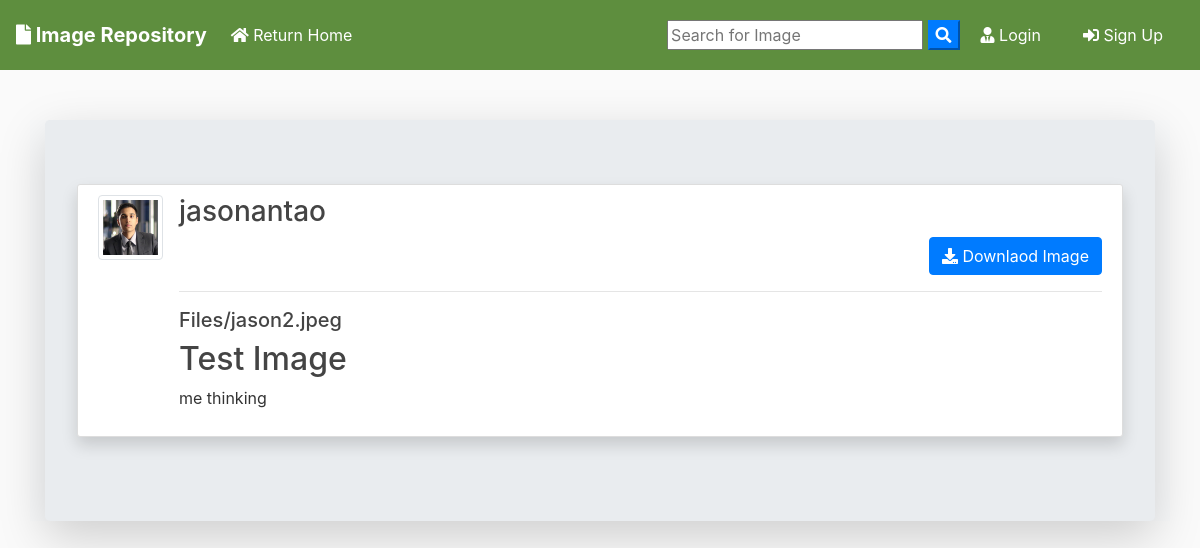
Screenshot of /post/3/ with the database file from the repository.
### blog/models.py (models this page shows, shortened)
class Post(models.Model):
	title = models.CharField(max_length=100)
	file = models.FileField(null=True,blank=True,upload_to='Files')
	content = models.TextField()
	date_posted = models.DateTimeField(default=timezone.now)
	author = models.ForeignKey(User, on_delete=models.CASCADE)
	def extension(self):
		name, extension = os.path.splitext(self.file.name)
		return extension

### users/models.py (models this page shows, shortened)
class Profile(models.Model):
    user = models.OneToOneField(User, on_delete=models.CASCADE)
    image = models.ImageField(default='default.jpg', upload_to='profile_pics')

### blog/views.py (the view)
# urls.py: path('post/<int:pk>/', PostDetailView.as_view(), name='post-detail'),
class PostDetailView(DetailView):
    model = Post
    template_name = 'blog/post_detail.html'

### blog/templates/blog/post_detail.html (shortened to what this page needs)
{% extends "blog/base.html" %}
{% block content %}
<div class="jumbotron mt-3 shadow-lg">
<article class="media content-section shadow ">
   <a href="{{ object.author.profile.image.url }} " target="_blank"> <img src="{{ object.author.profile.image.url }}  " alt="" class="article-img rounded-square img-thumbnail img-fluid">
   </a>
    <div class="media-body">
      <div class="">
        <div class="d-flex justify-content-between">
        <a class="mr-2 mt-0 mb-0  text-dark" href="{% url 'user-posts' object.author.username  %}"><h3>{{ object.author }}</h3></a>
        </div>
        {% if object.author != user %}
          <div class="form-group mt-0 pt-0 d-flex justify-content-end">
            <a href="{{ object.file.url }}" download class="btn btn-primary flex-last" type="submit"><i class="fas fa-download"></i> Downlaod Image</a>
          </div>
        {% endif %}
        <hr>
      </div>
      <div>
        {% if object.file %}
          {% if object.extension == '.jpg' or object.extension == 'jpeg' or object.extension == 'png' %}
            <a href="{{ object.file.url }}"  download ><img src="{{ object.file.url }}" alt="" class="img-fluid "></a>
            <a href="{{ object.file.url }}"  download class="text-dark"><h5>{{ object.file }}</h5></a>
          {% else %}
            <a href="{{ object.file.url }}"  download class="text-dark"><h5>{{ object.file }}</h5></a>
          {% endif %}
        {% endif %}
      </div>
      <h2>{{ object.title }}</h2>
      <p class="article-content">{{ object.content }}</p>
    </div>
  </article>
{% endblock content %}

### blog/static/blog/main.css (style rules this page uses)
body { background: #fafafa; color: #333333; margin-top: 0; }
h1, h2, h3, h4, h5, h6 { color: #444444; }
.content-section { background: #ffffff; padding: 10px 20px; border: 1px solid #dddddd; border-radius: 3px; margin-bottom: 20px; }
.article-content { white-space: pre-line; }
.article-img { height: 65px; width: 65px; margin-right: 16px; }

### rows the page displays
Post: author.profile.image (placeholder picture), author "jasonantao", file "Files/jason2.jpeg", title "Test Image", content "me thinking"
